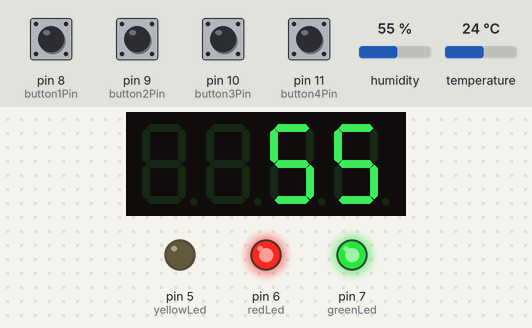
A sketch run on a simulated Arduino Uno, built with avr-gcc and run on an emulated ATmega328P. Parts: 4-digit seven-segment display, output pins drawn as LEDs (lit = HIGH). Wiring (inferred from the names in the program): DHT11 sensor: data pin 2. The test bench sets the inputs (shaded band); at power-on: pin 8 (button1Pin), pin 9 (button2Pin), pin 10 (button3Pin), pin 11 (button4Pin) HIGH, humidity 55 %, temperature 24 °C.

Above: at 2.1 s.
At 4.8 s:
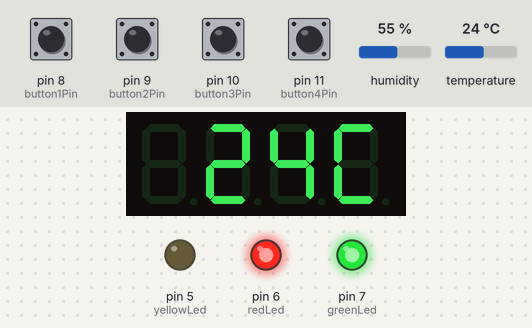
4.9 s: humidity set to 22 %
At 10.8 s:
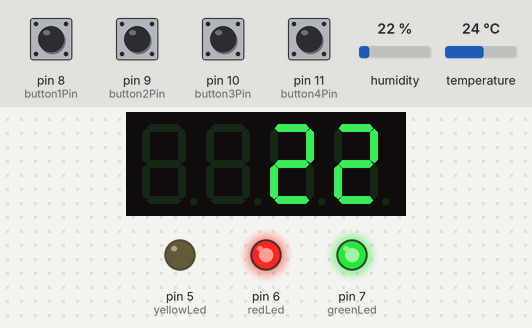
13.7 s: pin 8 (button1Pin) pulled LOW for 3 s
At 17.6 s:
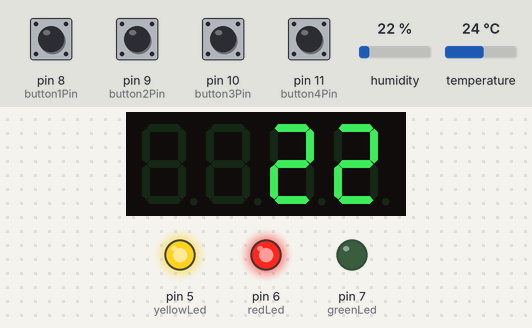
Timing chart, 0 to 19.1 s (numbered marks = the images above; inputs shaded):
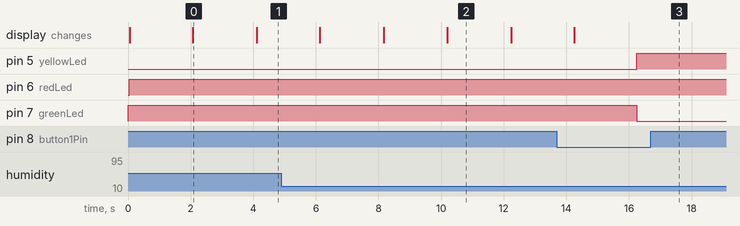

The sketch:

tm1637TempController.ino
```cpp
#include <dht.h>
#include "TM1637.h"

//{0,1,2,3,4,5,6,7,8,9,10,11,12,13,14,15};
//0~9,A,b,C,d,E,F
const int button1Pin = 8; //enter set temperature
const int button2Pin = 9; //inc temperature
const int button3Pin = 10; //dec temperature
const int button4Pin = 11; //enter normal mode

#define greenLed 7
#define redLed 6
#define yellowLed 5
#define dht_pin 2 // Pin sensor is connected to
#define CLK 3//Pins for TM1637
#define DIO 4

TM1637 tm1637(CLK,DIO);
dht DHT;

int button1State = 0;
int button2State = 0;
int button3State = 0;
int button4State = 0;  // variable for reading the pushbutton status
int flag = 0;  // enter set temp
int flag2 = 0; //inc
int flag3 = 0; //dec
void setup(){
   // initialize the LED pin as an output:
  pinMode(greenLed, OUTPUT);
  pinMode(yellowLed, OUTPUT);
  pinMode(redLed, OUTPUT);
  // initialize the pushbutton pin as an input:
  pinMode(button1Pin, INPUT);
  pinMode(button2Pin, INPUT);
  pinMode(button3Pin, INPUT);
  pinMode(button4Pin, INPUT);

  tm1637.init();
  tm1637.set(BRIGHT_DARKEST);
  //BRIGHT_TYPICAL = 2,BRIGHT_DARKEST = 0,BRIGHTEST = 7;
 Serial.begin(9600);
 }
int pressinc = 0;
int pressdec = 0;
int t1 = 0;
int t2 = 0;

int temperature1 = 0;
int temperature2 = 0;

void loop(){
// read the state of the pushbutton value:


  button1State = digitalRead(button1Pin);
  if(button1State == LOW){
  flag = 1;
}

while(flag == 1){
//    tm1637.display(1,0);
//    tm1637.display(2,0);
//    tm1637.display(3,0);
//    tm1637.display(4,0);
    digitalWrite(greenLed, LOW);
    digitalWrite(yellowLed, HIGH);
//inc
    button2State = digitalRead(button2Pin);
    if(button2State == LOW){
    flag2 = 1;
    pressinc = 0;
    }
    while(flag2 == 1 && flag == 1){
   //   tm1637.clearDisplay();

      if(button2State == LOW && pressinc == 0){
      temperature1++;
      pressinc = 1;
      flag2 = 0;
      if(temperature1 > 9)
      {
        temperature1 = 0;
        temperature2++;
      }
      tm1637.display(3,temperature1);
      tm1637.display(2,temperature2);
     }
      delay(300);
    }

    button4State = digitalRead(button4Pin);

    button4State = digitalRead(button4Pin);
    if(button4State == LOW){
    flag = 0;
    t1= temperature1;
    t2=temperature2;
    }
    //dec
 button3State = digitalRead(button3Pin);
    if(button3State == LOW){
    flag3 = 1;
    pressdec = 0;
    }
    while(flag3 == 1 && flag == 1){
     // tm1637.clearDisplay();

      if(button3State == LOW && pressdec == 0){
      temperature1--;
      pressdec = 1;
      flag3 = 0;
      if(temperature1 < 0)
      {
        temperature1 = 9;
        temperature2--;
      }
      tm1637.display(3,temperature1);
      tm1637.display(2,temperature2);

     }
      delay(300);
    }

    button4State = digitalRead(button4Pin);

    button4State = digitalRead(button4Pin);
    if(button4State == LOW){
    flag = 0;
    t1= temperature1;
    t2=temperature2;

}

}

  digitalWrite(greenLed, HIGH);
  digitalWrite(yellowLed, LOW);

  DHT.read11(dht_pin);
 int temp = DHT.temperature;
 int humidity = DHT.humidity;

 int digitoneT = temp / 10;
 int digittwoT = temp % 10;

 int digitoneH = humidity / 10;
 int digittwoH = humidity % 10;
 if(digitoneT >= t2 && digittwoT > t1){
  digitalWrite(redLed, HIGH);
}else{
  digitalWrite(redLed, LOW);
}


    tm1637.display(1,digitoneT);
    tm1637.display(2,digittwoT);
    tm1637.display(3,12);  // put a C at the end

    delay (2000);

    tm1637.display(1,25);
    tm1637.display(2,digitoneH);
    tm1637.display(3,digittwoH);

//  //Wait 3 seconds before accessing sensor again.

  //Fastest should be once every two seconds.
    delay(2000);


}// end loop()
```

dht.cpp
```cpp
//
//    FILE: dht22.cpp
// VERSION: 0.1.00
// PURPOSE: DHT22 Temperature & Humidity Sensor library for Arduino
//
// DATASHEET:
//
// HISTORY:
// 0.1.0 by Rob Tillaart (01/04/2011)
// inspired by DHT11 library
//

#include "dht.h"

#define TIMEOUT 10000

/////////////////////////////////////////////////////
//
// PUBLIC
//


// return values:
//  0 : OK
// -1 : checksum error
// -2 : timeout
int dht::read11(uint8_t pin)
{
	// READ VALUES
	int rv = read(pin);
	if (rv != 0) return rv;

	// CONVERT AND STORE
	humidity    = bits[0];  // bit[1] == 0;
	temperature = bits[2];  // bits[3] == 0;

	// TEST CHECKSUM
	uint8_t sum = bits[0] + bits[2]; // bits[1] && bits[3] both 0
	if (bits[4] != sum) return -1;

	return 0;
}

// return values:
//  0 : OK
// -1 : checksum error
// -2 : timeout
int dht::read22(uint8_t pin)
{
	// READ VALUES
	int rv = read(pin);
	if (rv != 0) return rv;

	// CONVERT AND STORE
	humidity    = word(bits[0], bits[1]) * 0.1;

	int sign = 1;
	if (bits[2] & 0x80) // negative temperature
	{
		bits[2] = bits[2] & 0x7F;
		sign = -1;
	}
	temperature = sign * word(bits[2], bits[3]) * 0.1;


	// TEST CHECKSUM
	uint8_t sum = bits[0] + bits[1] + bits[2] + bits[3];
	if (bits[4] != sum) return -1;

	return 0;
}

/////////////////////////////////////////////////////
//
// PRIVATE
//

// return values:
//  0 : OK
// -2 : timeout
int dht::read(uint8_t pin)
{
	// INIT BUFFERVAR TO RECEIVE DATA
	uint8_t cnt = 7;
	uint8_t idx = 0;

	// EMPTY BUFFER
	for (int i=0; i< 5; i++) bits[i] = 0;

	// REQUEST SAMPLE
	pinMode(pin, OUTPUT);
	digitalWrite(pin, LOW);
	delay(20);
	digitalWrite(pin, HIGH);
	delayMicroseconds(40);
	pinMode(pin, INPUT);

	// GET ACKNOWLEDGE or TIMEOUT
	unsigned int loopCnt = TIMEOUT;
	while(digitalRead(pin) == LOW)
		if (loopCnt-- == 0) return -2;

	loopCnt = TIMEOUT;
	while(digitalRead(pin) == HIGH)
		if (loopCnt-- == 0) return -2;

	// READ THE OUTPUT - 40 BITS => 5 BYTES
	for (int i=0; i<40; i++)
	{
		loopCnt = TIMEOUT;
		while(digitalRead(pin) == LOW)
			if (loopCnt-- == 0) return -2;

		unsigned long t = micros();

		loopCnt = TIMEOUT;
		while(digitalRead(pin) == HIGH)
			if (loopCnt-- == 0) return -2;

		if ((micros() - t) > 40) bits[idx] |= (1 << cnt);
		if (cnt == 0)   // next byte?
		{
			cnt = 7;
			idx++;
		}
		else cnt--;
	}

	return 0;
}
//
// END OF FILE
//
```

dht.h
```cpp
//
//    FILE: dht.h
// VERSION: 0.1.00
// PURPOSE: DHT Temperature & Humidity Sensor library for Arduino
//
//     URL: http://arduino.cc/playground/Main/DHTLib
//
// HISTORY:
// see dht.cpp file
//

#ifndef dht_h
#define dht_h

#if ARDUINO >= 100
 #include "Arduino.h"
#else
 #include "WProgram.h"
#endif

#define DHT_LIB_VERSION "0.1.00"

class dht
{
public:
	int read11(uint8_t pin);
    int read22(uint8_t pin);
	double humidity;
	double temperature;

private:
	uint8_t bits[5];  // buffer to receive data
	int read(uint8_t pin);
};
#endif
//
// END OF FILE
//
```

Measured:
- after the input at 4.9 s, the display: first differs from a run without the input after 5.3 s (image 2)
- after the input at 13.7 s, pin 5 (yellowLed): LOW → HIGH after 2.6 s; pin 7 (greenLed): HIGH → LOW after 2.6 s
- what the display in image 0 shows lasts 2.0 s, from 2.1 s to 4.1 s
